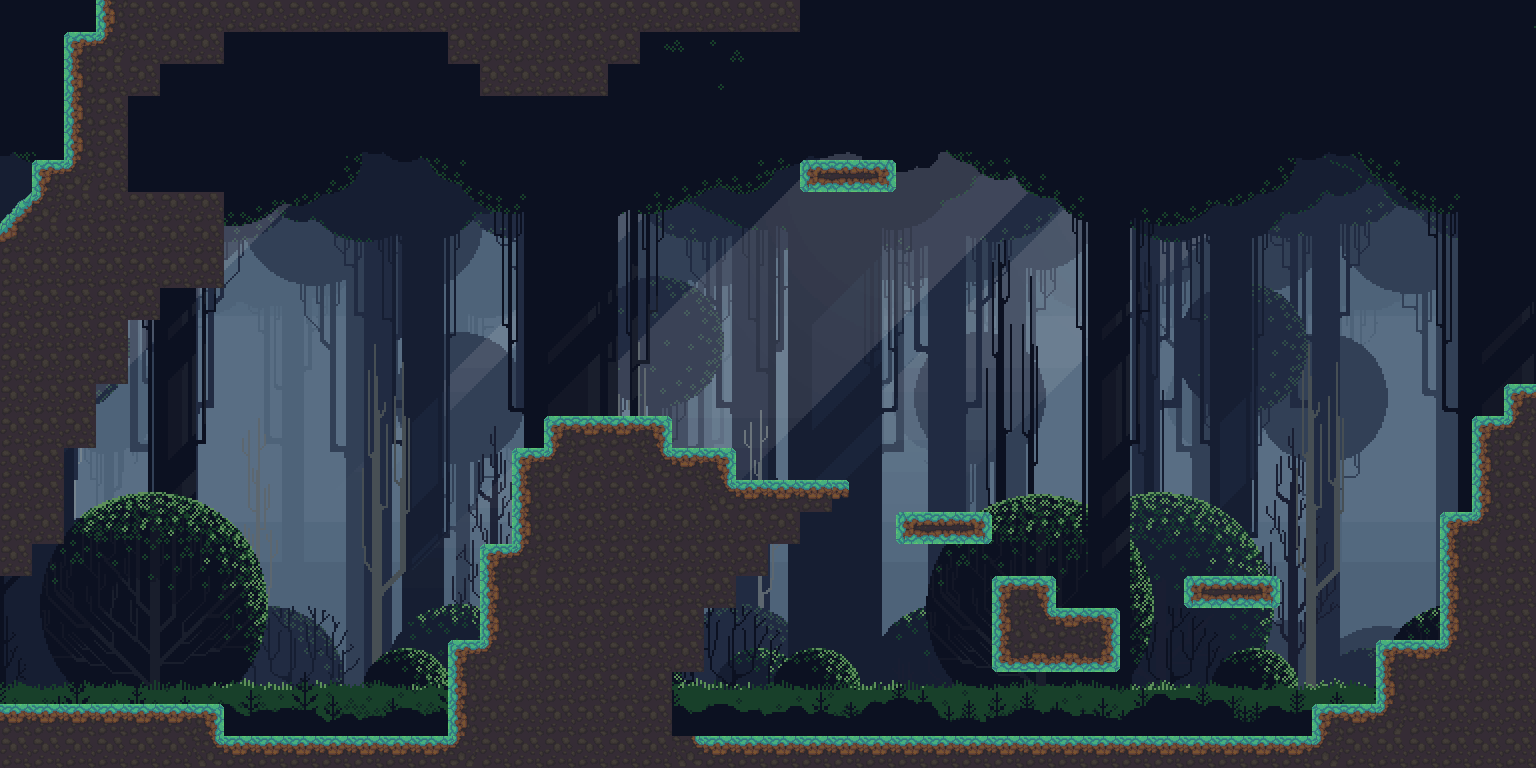

Rendered tile map (Tiled .tmx) drawn with the repository's tilesets; below, a short description and the map source with its tile grids summarised:
An orthogonal 48x24 tile map with 32x32 px tiles, 2 tile layers (background, tuiles), 2 tilesets and 69 objects (27x Wall, 18x unstableFloor, 9x coin, 6x Sol, 3x trap, ...).

<map version="1.9" tiledversion="1.9.2" orientation="orthogonal" renderorder="right-down" width="48" height="24" tilewidth="32" tileheight="32" infinite="0" nextlayerid="23" nextobjectid="406">
 <tileset firstgid="1" name="FOREST-BG-1" tilewidth="32" tileheight="32" tilecount="2842" columns="58">
  <image source="../images/levels/bg/FOREST-BG-1.png" width="1856" height="1586" />
 </tileset>
 <tileset firstgid="2843" name="forest" tilewidth="32" tileheight="32" tilecount="36" columns="6">
  <image source="../images/levels/visualAssets/forest.png" width="192" height="192" />
 </tileset>
 <layer id="1" name="background" width="48" height="24">
  <data>[1152 cells, 1152 non-empty, 1152 distinct tile ids]</data>
 </layer>
 <layer id="6" name="tuiles" width="48" height="24">
  <data>[1152 cells, 281 non-empty, 17 distinct tile ids]</data>
 </layer>
 <objectgroup id="17" name="coins">
  <object id="287" name="coin" x="592" y="400">
   <point />
  </object>
  <object id="365" name="coin" x="688" y="112">
   <point />
  </object>
  <object id="387" name="coin" x="784" y="424">
   <point />
  </object>
  <object id="388" name="coin" x="720" y="112">
   <point />
  </object>
  <object id="389" name="coin" x="752" y="112">
   <point />
  </object>
  <object id="391" name="coin" x="784" y="112">
   <point />
  </object>
  <object id="392" name="coin" x="816" y="112">
   <point />
  </object>
  <object id="393" name="coin" x="848" y="112">
   <point />
  </object>
  <object id="394" name="coin" x="880" y="112">
   <point />
  </object>
 </objectgroup>
 <objectgroup id="18" name="traps">
  <object id="311" name="trap" x="880" y="736">
   <point />
  </object>
  <object id="367" name="trap" x="1104" y="736">
   <point />
  </object>
  <object id="371" name="trap" x="336" y="736">
   <point />
  </object>
 </objectgroup>
 <objectgroup id="7" name="ground">
  <object id="90" name="Sol" x="32" y="192" width="192" height="96" />
  <object id="341" name="Wall" x="32" y="0" width="1472" height="32" />
  <object id="342" name="Wall" x="0" y="0" width="32" height="736" />
  <object id="343" name="Wall" x="1504" y="0" width="32" height="736" />
  <object id="345" name="Sol" x="32" y="704" width="192" height="32" />
  <object id="347" name="Sol" x="1312" y="704" width="192" height="32" />
  <object id="348" name="Sol" x="1376" y="640" width="128" height="64" />
  <object id="349" name="Sol" x="1440" y="512" width="64" height="128" />
  <object id="350" name="Sol" x="1472" y="416" width="32" height="96" />
  <object id="351" name="Wall" x="448" y="672" width="224" height="64" />
  <object id="352" name="Wall" x="448" y="640" width="256" height="32" />
  <object id="353" name="Wall" x="480" y="608" width="224" height="32" />
  <object id="354" name="Wall" x="480" y="576" width="256" height="32" />
  <object id="355" name="Wall" x="480" y="544" width="288" height="32" />
  <object id="356" name="Wall" x="512" y="512" width="288" height="32" />
  <object id="357" name="Wall" x="512" y="480" width="336" height="32" />
  <object id="358" name="Wall" x="512" y="448" width="224" height="32" />
  <object id="359" name="Wall" x="544" y="416" width="128" height="32" />
  <object id="360" name="Wall" x="0" y="736" width="1536" height="32" />
  <object id="361" name="Wall" x="896" y="512" width="96" height="32" />
  <object id="362" name="Wall" x="1184" y="576" width="96" height="32" />
  <object id="363" name="Wall" x="992" y="576" width="64" height="32" />
  <object id="364" name="Wall" x="992" y="608" width="128" height="64" />
  <object id="390" name="Wall" x="800" y="160" width="96" height="32" />
  <object id="395" name="Wall" x="448" y="32" width="192" height="32" />
  <object id="396" name="Wall" x="480" y="64" width="128" height="32" />
  <object id="397" name="Wall" x="32" y="32" width="192" height="32" />
  <object id="398" name="Wall" x="32" y="64" width="128" height="32" />
  <object id="399" name="Wall" x="32" y="96" width="96" height="96" />
  <object id="400" name="Wall" x="32" y="288" width="128" height="32" />
  <object id="401" name="Wall" x="32" y="320" width="96" height="64" />
  <object id="402" name="Wall" x="32" y="384" width="64" height="64" />
  <object id="403" name="Wall" x="32" y="448" width="32" height="96" />
 </objectgroup>
 <objectgroup id="21" name="upwardTeleport">
  <object id="281" name="up" x="192" y="320" width="32" height="64">
   <properties>
    <property name="upLevel" type="float" value="7" />
   </properties>
  </object>
 </objectgroup>
 <objectgroup id="11" name="barrels">
  <object id="404" x="208" y="688">
   <point />
  </object>
 </objectgroup>
 <objectgroup id="13" name="unstableFloors">
  <object id="260" name="unstableFloor" x="352" y="352" width="32" height="32" />
  <object id="318" name="unstableFloor" x="384" y="352" width="32" height="32" />
  <object id="319" name="unstableFloor" x="416" y="352" width="32" height="32" />
  <object id="372" name="unstableFloor" x="320" y="160" width="32" height="32" />
  <object id="373" name="unstableFloor" x="352" y="160" width="32" height="32" />
  <object id="374" name="unstableFloor" x="384" y="160" width="32" height="32" />
  <object id="375" name="unstableFloor" x="416" y="160" width="32" height="32" />
  <object id="376" name="unstableFloor" x="448" y="160" width="32" height="32" />
  <object id="377" name="unstableFloor" x="480" y="160" width="32" height="32" />
  <object id="378" name="unstableFloor" x="512" y="160" width="32" height="32" />
  <object id="379" name="unstableFloor" x="544" y="160" width="32" height="32" />
  <object id="380" name="unstableFloor" x="576" y="160" width="32" height="32" />
  <object id="381" name="unstableFloor" x="608" y="160" width="32" height="32" />
  <object id="382" name="unstableFloor" x="640" y="160" width="32" height="32" />
  <object id="383" name="unstableFloor" x="672" y="160" width="32" height="32" />
  <object id="384" name="unstableFloor" x="704" y="160" width="32" height="32" />
  <object id="385" name="unstableFloor" x="736" y="160" width="32" height="32" />
  <object id="386" name="unstableFloor" x="768" y="160" width="32" height="32" />
 </objectgroup>
 <objectgroup id="22" name="skeleton" />
 <objectgroup id="14" name="bat">
  <object id="289" name="bat" x="1136" y="528">
   <point />
  </object>
  <object id="370" name="bat" x="176" y="688">
   <point />
  </object>
 </objectgroup>
 <objectgroup id="14" name="playerspawnpoint">
  <object id="121" name="Joueur" x="768" y="672">
   <point />
  </object>
 </objectgroup>
 <objectgroup id="19" name="void" />
 <objectgroup id="15" name="nextLevelDoor">
  <object id="369" name="nextLevelDoor" x="32" y="608" width="16" height="64" />
 </objectgroup>
 <objectgroup id="16" name="teleporters" />
</map>
